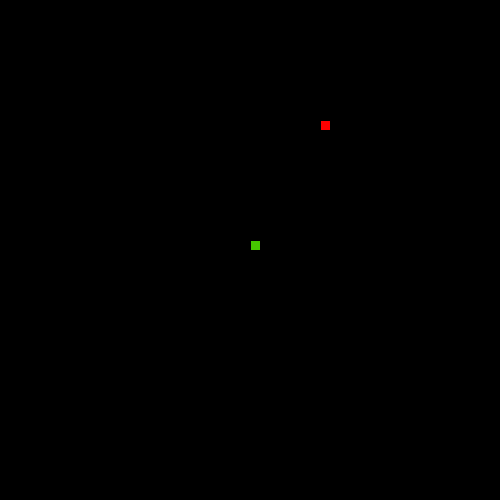
Frame 1 (no input)
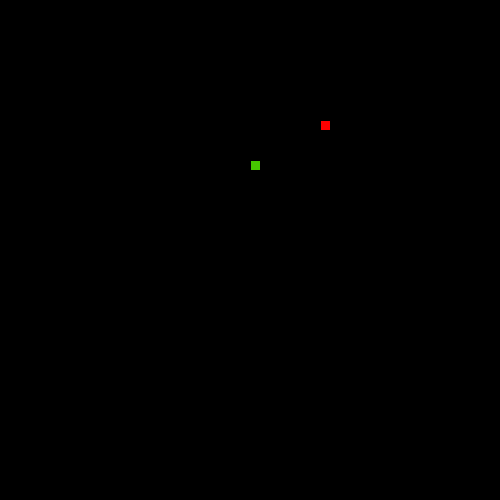
Frame 60 (the mouse pressed at the canvas centre just before this capture)
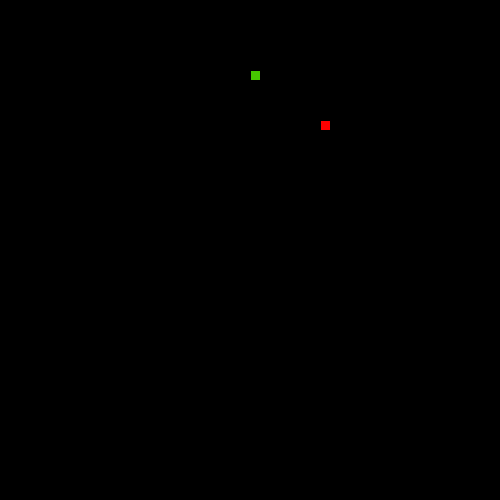
Frame 120 (the mouse held since frame 60 and released just before this capture)

The Processing sketch that drew these frames (run headless with seeded random() and noise(); from frame 60 on, the mouse is pressed at the canvas centre):

// Processing sketch: LeagueSnake
// ── LeagueSnake.pde
//*
// ***** SEGMENT CLASS *****
// This class will be used to represent each part of the moving snake.
//*

class Segment {

//Add x and y member variables. They will hold the corner location of each segment of the snake.
int x;
int y;

// Add a constructor with parameters to initialize each variable.
Segment(int x, int y) {
  this.x = x;
  this.y = y;
}


}


//*
// ***** GAME VARIABLES *****
// All the game variables that will be shared by the game methods are here
//*
int segment;
int foodX;
int foodY;
Segment head;
int snakeDirection = UP;
int foodEaten = 0;
ArrayList<Segment> tail = new ArrayList<Segment>();
boolean crash = false;

//*
// ***** SETUP METHODS *****
// These methods are called at the start of the game.
//*

void setup() {
size(500, 500);
head = new Segment(250, 250);
frameRate(20);
dropFood();
}

void dropFood() {
  //Set the food in a new random location
    foodX = ((int)random(50)*10);
    foodY = ((int)random(50)*10);
}



//*
// ***** DRAW METHODS *****
// These methods are used to draw the snake and its food 
//*

void draw() {
  background(0, 0, 0);
  drawFood();
  move();
  drawSnake();
  eat();
}

void drawFood() {
  //Draw the food
  fill(255, 0, 0);
  rect(foodX, foodY, 10, 10);
}

void drawSnake() {
  //Draw the head of the snake followed by its tail
  fill(70, 200, 0);
  rect(head.x, head.y, 10, 10);
  manageTail();
}


//*
// ***** TAIL MANAGEMENT METHODS *****
// These methods make sure the tail is the correct length.
//*

void drawTail() {
  //Draw each segment of the tail 
  for(Segment s: tail) {
     fill(70, 200, 0);
    rect(s.x, s.y, 10, 10);
  }
}

void manageTail() {
  //After drawing the tail, add a new segment at the "start" of the tail and remove the one at the "end" 
  //This produces the illusion of the snake tail moving.
  checkTailCollision();
  drawTail();
  Segment newSeg = new Segment(head.x, head.y); 
  tail.add(newSeg);
  tail.remove(0);
}

void checkTailCollision() {
  //If the snake crosses its own tail, shrink the tail back to one segment
  crash = false;
  for(Segment seg: tail) {
    if(head.x == seg.x && head.y == seg.y) {
      crash = true;
    }
  }
  if(crash) {
    foodEaten = 1;
    tail.clear();
    Segment newSeg = new Segment(head.x, head.y); 
    tail.add(newSeg);
  }
}



//*
// ***** CONTROL METHODS *****
// These methods are used to change what is happening to the snake
//*

void keyPressed() {
  //Set the direction of the snake according to the arrow keys pressed
  if(keyCode == UP && snakeDirection != DOWN) {
    snakeDirection = UP;
  } else if(keyCode == RIGHT && snakeDirection != LEFT) {
    snakeDirection = RIGHT;
  } else if(keyCode == DOWN && snakeDirection != UP) {
    snakeDirection = DOWN;
  } else if(keyCode == LEFT && snakeDirection != RIGHT) {
    snakeDirection = LEFT;
  }
}

void move() {
  //Change the location of the Snake head based on the direction it is moving.
  
    
  switch(snakeDirection) {
  case UP:
  head.y-=10;
    // move head up here 
    break;
  case DOWN:
    // move head down here
    head.y+=10;
    break;
  case LEFT:
   // figure it out 
   head.x-=10;
    break;
  case RIGHT:
    // mystery code goes here 
    head.x+=10;
    break;
  }
  checkBoundaries();
}

void checkBoundaries() {
 //If the snake leaves the frame, make it reappear on the other side
 if(head.x > 500) {
  head.x = 0; 
 } else if(head.x < 0) {
  head.x = 500; 
 }
 if(head.y > 500) {
   head.y = 0;
 } else if(head.y < 0) {
   head.y = 500; 
 }
}



void eat() {
  //When the snake eats the food, its tail should grow and more food appear
  if(foodX == head.x && foodY == head.y) {
   foodEaten++;
   dropFood();
   Segment newSeg = new Segment(head.x, head.y); 
   tail.add(newSeg);
  }
}
